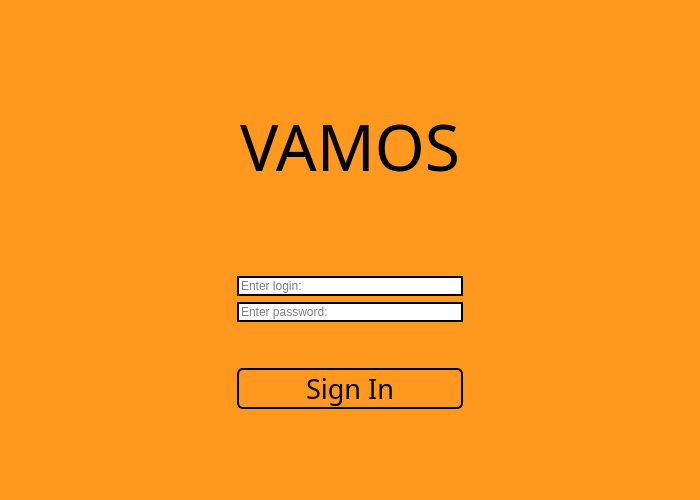
<?xml version="1.0" encoding="UTF-8"?>
<ui version="4.0">
 <class>SignIn</class>
 <widget class="QDialog" name="SignIn">
  <property name="geometry">
   <rect>
    <x>0</x>
    <y>0</y>
    <width>700</width>
    <height>500</height>
   </rect>
  </property>
  <property name="minimumSize">
   <size>
    <width>700</width>
    <height>500</height>
   </size>
  </property>
  <property name="windowTitle">
   <string>Sign In</string>
  </property>
  <property name="windowIcon">
   <iconset>
    <normaloff>icona.png</normaloff>icona.png</iconset>
  </property>
  <property name="styleSheet">
   <string notr="true">background-color:#FF981F;</string>
  </property>
  <layout class="QGridLayout" name="gridLayout">
   <item row="1" column="0">
    <spacer name="horizontalSpacer">
     <property name="orientation">
      <enum>Qt::Horizontal</enum>
     </property>
     <property name="sizeHint" stdset="0">
      <size>
       <width>40</width>
       <height>20</height>
      </size>
     </property>
    </spacer>
   </item>
   <item row="1" column="1">
    <layout class="QVBoxLayout" name="verticalLayout_2">
     <item>
      <widget class="QLabel" name="titleL">
       <property name="font">
        <font>
         <family>Huntress</family>
         <pointsize>48</pointsize>
        </font>
       </property>
       <property name="styleSheet">
        <string notr="true">color: rgb(0, 0, 0);</string>
       </property>
       <property name="text">
        <string>VAMOS</string>
       </property>
       <property name="alignment">
        <set>Qt::AlignCenter</set>
       </property>
      </widget>
     </item>
     <item>
      <spacer name="verticalSpacer_5">
       <property name="orientation">
        <enum>Qt::Vertical</enum>
       </property>
       <property name="sizeHint" stdset="0">
        <size>
         <width>20</width>
         <height>40</height>
        </size>
       </property>
      </spacer>
     </item>
     <item>
      <spacer name="verticalSpacer_3">
       <property name="orientation">
        <enum>Qt::Vertical</enum>
       </property>
       <property name="sizeHint" stdset="0">
        <size>
         <width>20</width>
         <height>40</height>
        </size>
       </property>
      </spacer>
     </item>
     <item>
      <layout class="QVBoxLayout" name="verticalLayout">
       <item>
        <widget class="QLineEdit" name="inLoginLE">
         <property name="styleSheet">
          <string notr="true">QLineEdit {
    border: 2px solid #000000; 
    background-color: #FFFFFF;
	color: rgb(0, 0, 0);
}

QLineEdit:focus {
    border: 2px solid #FF981F; 
}</string>
         </property>
         <property name="placeholderText">
          <string>Enter login:</string>
         </property>
        </widget>
       </item>
       <item>
        <widget class="QLineEdit" name="passwordLE">
         <property name="styleSheet">
          <string notr="true">QLineEdit {
    border: 2px solid #000000; 
    background-color: #FFFFFF;
	color: rgb(0, 0, 0);
}

QLineEdit:focus {
    border: 2px solid #FF981F; 
}</string>
         </property>
         <property name="echoMode">
          <enum>QLineEdit::Password</enum>
         </property>
         <property name="placeholderText">
          <string>Enter password:</string>
         </property>
        </widget>
       </item>
       <item>
        <spacer name="verticalSpacer_4">
         <property name="orientation">
          <enum>Qt::Vertical</enum>
         </property>
         <property name="sizeHint" stdset="0">
          <size>
           <width>20</width>
           <height>40</height>
          </size>
         </property>
        </spacer>
       </item>
       <item>
        <widget class="QPushButton" name="signInPB">
         <property name="font">
          <font>
           <family>Huntress</family>
           <pointsize>20</pointsize>
          </font>
         </property>
         <property name="styleSheet">
          <string notr="true">QPushButton {
   background-color: rgb(255, 152, 31);
color: rgb(0, 0, 0);
border-color: rgb(0, 0, 0);
border: 2px solid rgb(0, 0, 0);
border-radius: 6px; 
}

QPushButton:hover {
    color: rgb(38, 38, 38)rgb(255, 197, 21); 
    background-color:#ffc515; 
    border: 2px solid #ffffff; 
}</string>
         </property>
         <property name="text">
          <string>Sign In</string>
         </property>
        </widget>
       </item>
       <item>
        <spacer name="verticalSpacer_6">
         <property name="orientation">
          <enum>Qt::Vertical</enum>
         </property>
         <property name="sizeHint" stdset="0">
          <size>
           <width>20</width>
           <height>40</height>
          </size>
         </property>
        </spacer>
       </item>
       <item>
        <spacer name="verticalSpacer">
         <property name="orientation">
          <enum>Qt::Vertical</enum>
         </property>
         <property name="sizeHint" stdset="0">
          <size>
           <width>20</width>
           <height>40</height>
          </size>
         </property>
        </spacer>
       </item>
      </layout>
     </item>
    </layout>
   </item>
   <item row="1" column="2">
    <spacer name="horizontalSpacer_2">
     <property name="orientation">
      <enum>Qt::Horizontal</enum>
     </property>
     <property name="sizeHint" stdset="0">
      <size>
       <width>40</width>
       <height>20</height>
      </size>
     </property>
    </spacer>
   </item>
   <item row="0" column="1">
    <spacer name="verticalSpacer_2">
     <property name="orientation">
      <enum>Qt::Vertical</enum>
     </property>
     <property name="sizeHint" stdset="0">
      <size>
       <width>20</width>
       <height>40</height>
      </size>
     </property>
    </spacer>
   </item>
  </layout>
 </widget>
 <resources/>
 <connections/>
</ui>
